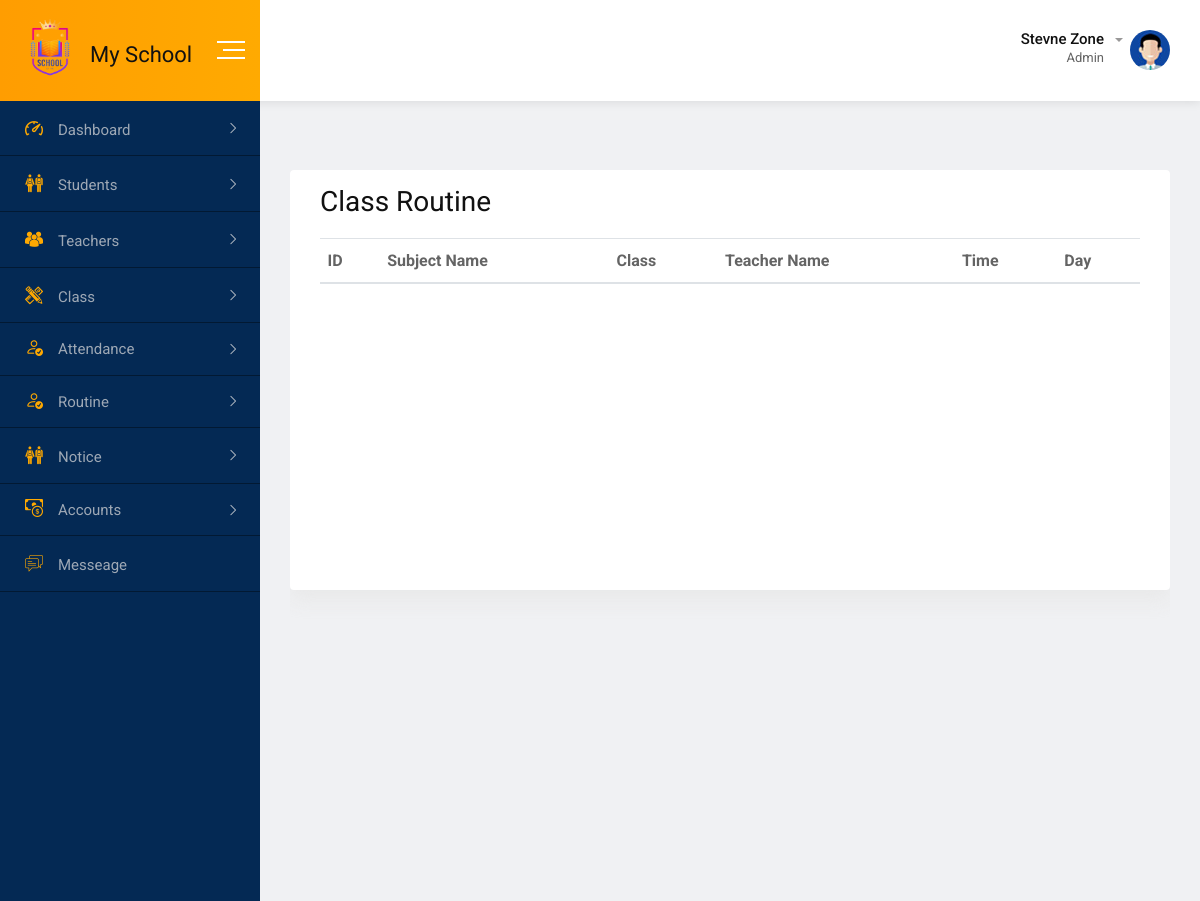
The page /admin/class_routine.php on the database as committed earlier.
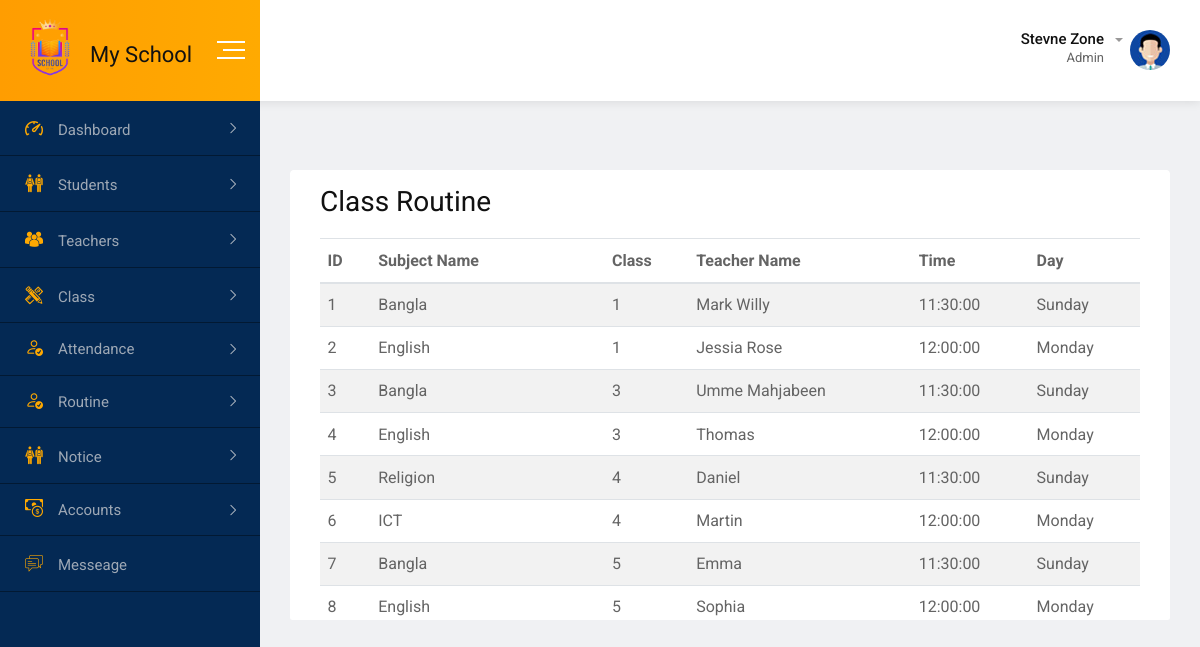
The same page on the database as committed later.
### tables this page shows
CREATE TABLE `routine` (
  `id` int(11) NOT NULL,
  `subject_name` varchar(50) NOT NULL,
  `class` int(11) NOT NULL,
  `te_id` int(11) DEFAULT NULL,
  `te_name` varchar(50) NOT NULL,
  `time` time DEFAULT NULL,
  `day` varchar(10) DEFAULT NULL
);

### admin/class_routine.php (the view, shortened to what this page needs)
<?php include_once("../includes/db_config.php");
$sql = "SELECT * FROM routine";
$result = $db->query($sql);
?>
<?php include_once("../includes/index_header.php"); ?>
<?php include_once("../includes/index_sidebar.php") ?>
<body>
    <?php include_once("../includes/index_sidebar.php") ?>
    <div class="dashboard-content-one">
        <div class="breadcrumbs-area">
        </div>
        <div class="card" id="tableid">
            <div class="card-body">
                <h2>Class Routine</h2>
                <table class="table table-striped bg-white">
                    <thead>
                        <tr>
                            <th>ID</th>
                            <th>Subject Name</th>
                            <th>Class</th>
                            <th>Teacher Name</th>
                            <th>Time</th>
                            <th>Day</th>
                        </tr>
                    </thead>
                    <tbody>
                        <?php while ($row = $result->fetch_assoc()) { ?>
                            <tr>
                                <td><?php echo $row["id"]; ?></td>
                                <td><?php echo $row["subject_name"]; ?></td>
                                <td><?php echo $row["class"]; ?></td>
                                <td><?php echo $row["te_name"]; ?></td>
                                <td><?php echo $row["time"]; ?></td>
                                <td><?php echo $row["day"]; ?></td>
                            </tr>
                        <?php } ?>
                    </tbody>
                </table>
            </div>
        </div>
        <?php include_once("../includes/index_footer.php"); ?>

Rows that differ between the two databases and show on the page:
added routine: id "1", subject_name "Bangla", class "1", te_name "Mark Willy", time "11:30:00", day "Sunday"
added routine: id "2", subject_name "English", class "1", te_name "Jessia Rose", time "12:00:00", day "Monday"
added routine: id "3", subject_name "Bangla", class "3", te_name "Umme Mahjabeen", time "11:30:00", day "Sunday"
added routine: id "4", subject_name "English", class "3", te_name "Thomas", time "12:00:00", day "Monday"
added routine: id "5", subject_name "Religion", class "4", te_name "Daniel", time "11:30:00", day "Sunday"
added routine: id "6", subject_name "ICT", class "4", te_name "Martin", time "12:00:00", day "Monday"
added routine: id "7", subject_name "Bangla", class "5", te_name "Emma", time "11:30:00", day "Sunday"
added routine: id "8", subject_name "English", class "5", te_name "Sophia", time "12:00:00", day "Monday"
